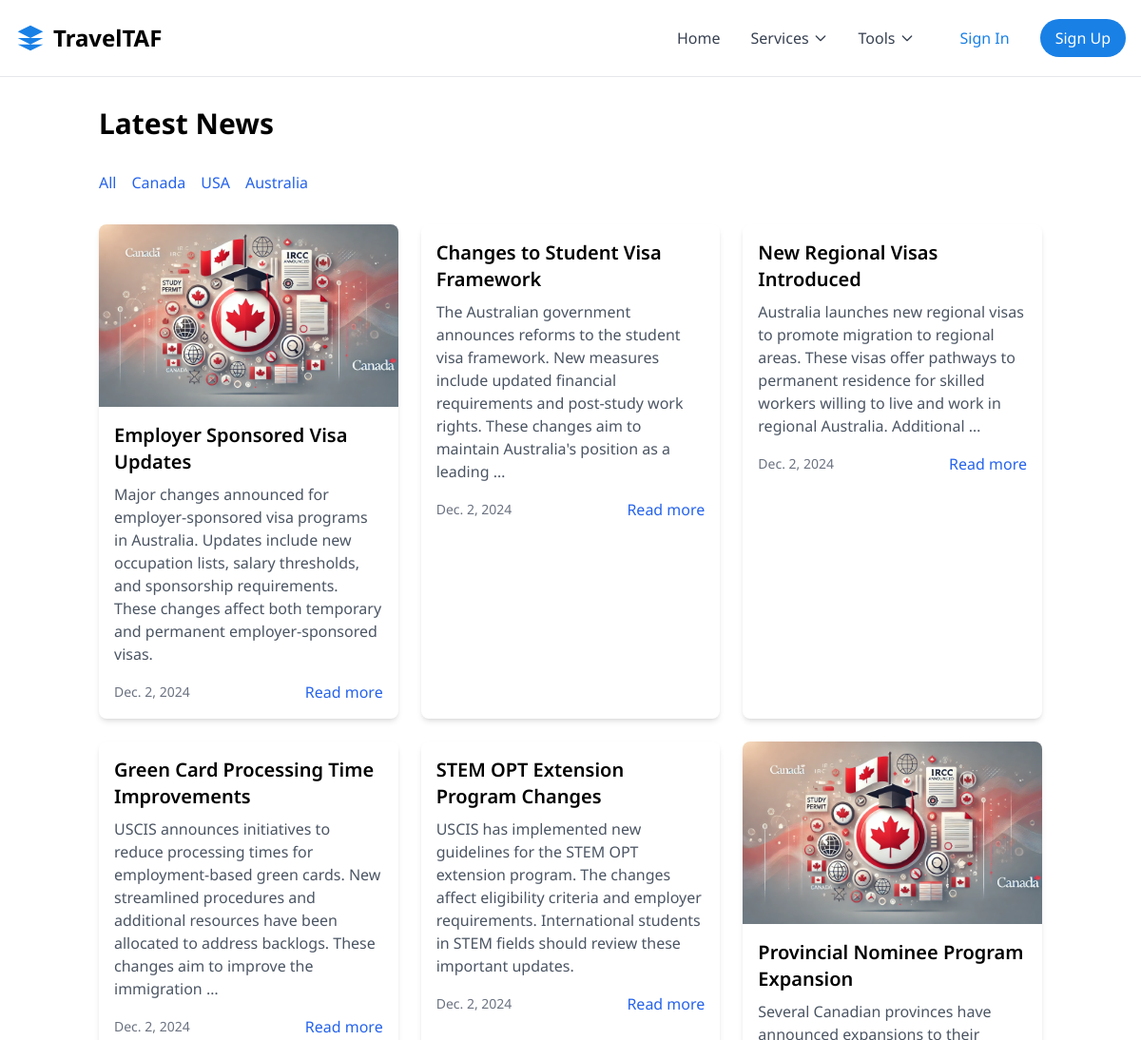
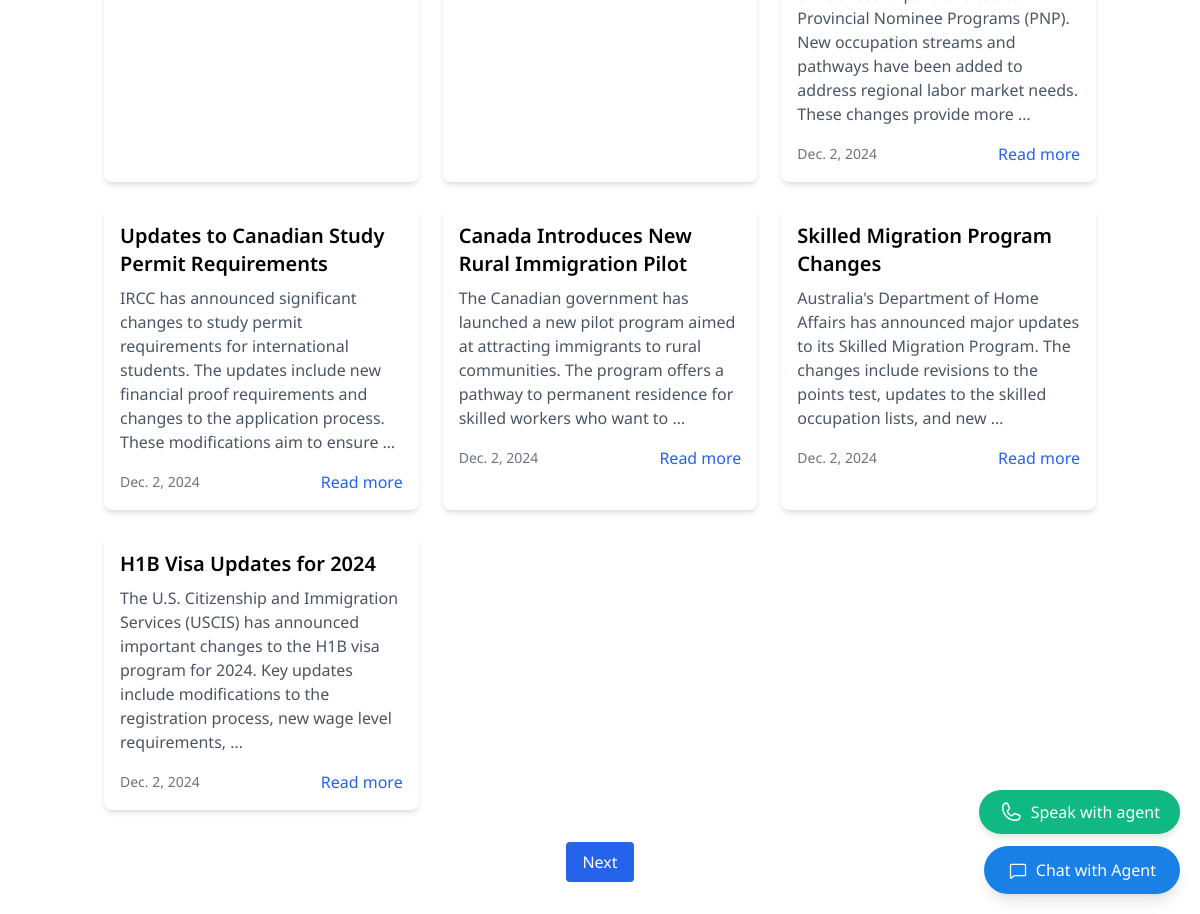
Before: /news/ with the older database file (2 pictures, top to bottom).
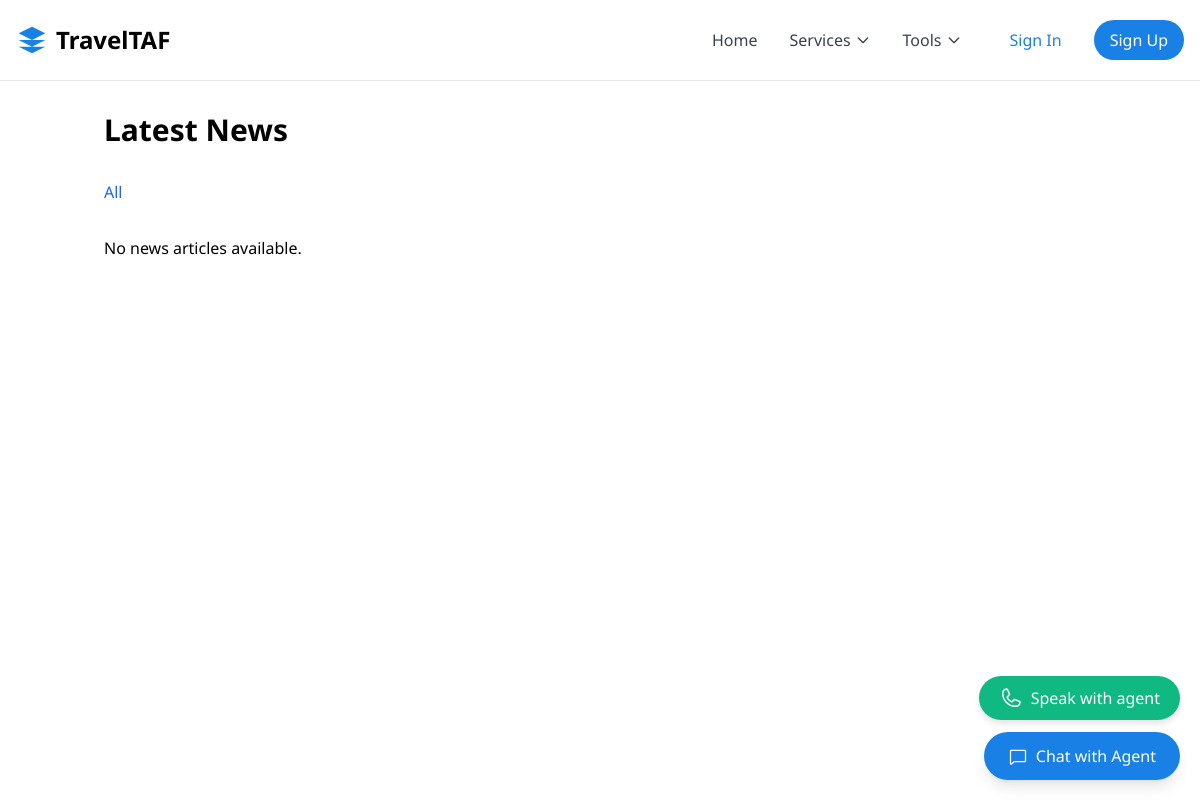
After: the same page with the newer database file.
### news/models.py (models this page shows, shortened)
class NewsCategory(models.Model):
    name = models.CharField(max_length=100)
    slug = models.SlugField(unique=True)
    description = models.TextField(blank=True)
    class Meta:
        verbose_name_plural = "News Categories"

class News(models.Model):
    title = models.CharField(max_length=255)
    slug = models.SlugField(unique=True)
    content = models.TextField()
    category = models.ForeignKey(NewsCategory, on_delete=models.CASCADE, related_name='news')
    published_date = models.DateTimeField(auto_now_add=True)
    updated_date = models.DateTimeField(auto_now=True)
    author = models.CharField(max_length=100)
    image = models.ImageField(upload_to='news_images/', null=True, blank=True)
    is_featured = models.BooleanField(default=False)
    is_published = models.BooleanField(default=True)
    class Meta:
        verbose_name_plural = "News Articles"
        ordering = ['-published_date']
    def get_absolute_url(self):
        return reverse('news:detail', kwargs={'slug': self.slug})

### news/views.py (the view)
# urls.py: path('', views.NewsListView.as_view(), name='list'),
class NewsListView(ListView):
    model = News
    template_name = 'news/news_list.html'
    context_object_name = 'news_list'
    paginate_by = 10
    def get_queryset(self):
        category_slug = self.kwargs.get('category_slug')
        if category_slug:
            category = get_object_or_404(NewsCategory, slug=category_slug)
            return News.objects.filter(category=category, is_published=True)
        return News.objects.filter(is_published=True)
    def get_context_data(self, **kwargs):
        context = super().get_context_data(**kwargs)
        context['categories'] = NewsCategory.objects.all()
        return context

### templates/news/news_list.html (shortened to what this page needs)
{% extends 'base.html' %}
{% block content %}
<div class="container mx-auto px-4 py-8">
    <h1 class="text-3xl font-bold mb-8">Latest News</h1>
    <div class="mb-8">
        <div class="flex space-x-4">
            <a href="{% url 'news:list' %}" class="text-blue-600 hover:text-blue-800">All</a>
            {% for category in categories %}
            <a href="{% url 'news:category' category.slug %}" class="text-blue-600 hover:text-blue-800">
                {{ category.name }}
            </a>
            {% endfor %}
        </div>
    </div>
    <div class="grid grid-cols-1 md:grid-cols-2 lg:grid-cols-3 gap-6">
        {% for news in news_list %}
        <div class="bg-white rounded-lg shadow-md overflow-hidden">
            {% if news.image %}
            <img src="{{ news.image.url }}" alt="{{ news.title }}" class="w-full h-48 object-cover">
            {% endif %}
            <div class="p-4">
                <h2 class="text-xl font-semibold mb-2">{{ news.title }}</h2>
                <p class="text-gray-600 mb-4">{{ news.content|truncatewords:30 }}</p>
                <div class="flex justify-between items-center">
                    <span class="text-sm text-gray-500">{{ news.published_date|date }}</span>
                    <a href="{{ news.get_absolute_url }}" class="text-blue-600 hover:text-blue-800">Read more</a>
                </div>
            </div>
        </div>
        {% empty %}
        <p>No news articles available.</p>
        {% endfor %}
    </div>
    {% if is_paginated %}
    <div class="mt-8 flex justify-center">
        <div class="flex space-x-2">
            {% if page_obj.has_next %}
            <a href="?page={{ page_obj.next_page_number }}" class="px-4 py-2 bg-blue-600 text-white rounded">Next</a>
            {% endif %}
        </div>
    </div>
    {% endif %}
</div>
{% endblock %}

### templates/base.html (shortened to what this page needs)
{% load static %}
<!DOCTYPE html>
<html lang="en">
<head>
    <script src="https://cdn.tailwindcss.com"></script>
    <link href="{% static 'css/index.css' %}" rel="stylesheet">
</head>
<body class="bg-white min-h-screen flex flex-col">
    <header>
        {% include 'home/sections/nav.html' %}
    </header>
    <main class="flex-1 mt-20">
        {% block content %}
        {% endblock %}
    </main>
    {% include 'home/chat_widget.html' %}
    <div id="callButton" class="speak-button">
        <span>Speak with agent</span>
    </div>
</body>
</html>

### templates/home/sections/nav.html (shortened to what this page needs)
<nav class="fixed w-full z-50 bg-white/80 backdrop-blur-md border-b">
    <div class="max-w-7xl mx-auto">
        <div class="flex items-center justify-between h-20 px-4">
            <div class="flex items-center space-x-2">
                <a href="{% url 'main:home' %}" class="flex items-center space-x-2">
                    <svg xmlns="http://www.w3.org/2000/svg" class="h-8 w-8 text-[#1980e6]" viewBox="0 0 24 24" fill="currentColor">
                        <path d="M12 2L2 7l10 5 10-5-10-5zM2 17l10 5 10-5M2 12l10 5 10-5"></path>
                    </svg>
                    <span class="text-2xl font-bold">TravelTAF</span>
                </a>
            </div>
            <div class="hidden md:flex items-center space-x-8">
                <a href="{% url 'main:home' %}" class="text-gray-700 hover:text-[#1980e6] transition-colors">Home</a>
                <div class="relative group">
                    <button class="flex items-center text-gray-700 hover:text-[#1980e6] transition-colors">
                        Services
                        <svg xmlns="http://www.w3.org/2000/svg" class="h-4 w-4 ml-1 transform group-hover:rotate-180 transition-transform" fill="none" viewBox="0 0 24 24" stroke="currentColor">
                            <path stroke-linecap="round" stroke-linejoin="round" stroke-width="2" d="M19 9l-7 7-7-7" />
                        </svg>
                    </button>
                </div>
                <div class="relative group">
                    <button class="flex items-center text-gray-700 hover:text-[#1980e6] transition-colors">
                        Tools
                        <svg xmlns="http://www.w3.org/2000/svg" class="h-4 w-4 ml-1 transform group-hover:rotate-180 transition-transform" fill="none" viewBox="0 0 24 24" stroke="currentColor">
                            <path stroke-linecap="round" stroke-linejoin="round" stroke-width="2" d="M19 9l-7 7-7-7" />
                        </svg>
                    </button>
                </div>
                <div class="flex items-center space-x-4">
                    <button class="px-4 py-2 text-[#1980e6] hover:bg-blue-50 rounded-full transition-colors">Sign In</button>
                    <button class="px-4 py-2 bg-[#1980e6] text-white rounded-full hover:bg-blue-700 transition-colors">Sign Up</button>
                </div>
            </div>
        </div>
    </div>
</nav>

### templates/home/chat_widget.html (shortened to what this page needs)
{% load static %}
<div class="chat-widget">
    <button id="chatToggle"
            class="bg-[#1980e6] text-white px-6 py-3 rounded-full hover:bg-blue-700 flex items-center gap-2 shadow-lg">
        <span>Chat with Agent</span>
    </button>
</div>

### static/css/index.css (style rules this page uses)
body { font-family: "Noto Serif", "Noto Sans", sans-serif; }
.chat-widget { position: fixed; bottom: 2rem; right: 2rem; z-index: 50; }
.hidden { display: none; }

### templates/base.html (style rules this page uses)
body { font-family: 'Noto Sans', sans-serif; }
.speak-button { position: fixed; bottom: 80px; right: 20px; background-color: #10B981; color: white; padding: 10px 20px; border-radius: 50px; box-shadow: 0 4px 6px rgba(0, 0, 0, 0.1); cursor: pointer; transition: background-color 0.3s; display: flex; align-items: center; gap: 8px; }
.chat-widget { position: fixed; bottom: 20px; right: 20px; z-index: 50; }

Changed rows visible on the page:
removed NewsCategory: name "Canada"
removed NewsCategory: name "USA"
removed NewsCategory: name "Australia"
removed News: image (picture), title "Employer Sponsored Visa Updates", content "Major changes announced for employer-sponsored visa programs in Australia. Updates include new occupation lists, salary thresholds, and sponsorship requirements. These changes affect both temporary and permanent employer-sponsored visas.", published_date "Dec. 2, 2024"
removed News: title "Changes to Student Visa Framework", content "The Australian government announces reforms to the student visa framework. New measures include updated financial requirements and post-study work rights. These changes aim to maintain Australia's position as a leading …", published_date "Dec. 2, 2024"
removed News: title "New Regional Visas Introduced", content "Australia launches new regional visas to promote migration to regional areas. These visas offer pathways to permanent residence for skilled workers willing to live and work in regional Australia. Additional …", published_date "Dec. 2, 2024"
removed News: title "Green Card Processing Time Improvements", content "USCIS announces initiatives to reduce processing times for employment-based green cards. New streamlined procedures and additional resources have been allocated to address backlogs. These changes aim to improve the immigration …", published_date "Dec. 2, 2024"
removed News: title "STEM OPT Extension Program Changes", content "USCIS has implemented new guidelines for the STEM OPT extension program. The changes affect eligibility criteria and employer requirements. International students in STEM fields should review these important updates.", published_date "Dec. 2, 2024"
removed News: image (picture), title "Provincial Nominee Program Expansion", content "Several Canadian provinces have announced expansions to their Provincial Nominee Programs (PNP). New occupation streams and pathways have been added to address regional labor market needs. These changes provide more …", published_date "Dec. 2, 2024"
removed News: title "Updates to Canadian Study Permit Requirements", content "IRCC has announced significant changes to study permit requirements for international students. The updates include new financial proof requirements and changes to the application process. These modifications aim to ensure …", published_date "Dec. 2, 2024"
removed News: title "Canada Introduces New Rural Immigration Pilot", content "The Canadian government has launched a new pilot program aimed at attracting immigrants to rural communities. The program offers a pathway to permanent residence for skilled workers who want to …", published_date "Dec. 2, 2024"
removed News: title "Skilled Migration Program Changes", content "Australia's Department of Home Affairs has announced major updates to its Skilled Migration Program. The changes include revisions to the points test, updates to the skilled occupation lists, and new …", published_date "Dec. 2, 2024"
removed News: title "H1B Visa Updates for 2024", content "The U.S. Citizenship and Immigration Services (USCIS) has announced important changes to the H1B visa program for 2024. Key updates include modifications to the registration process, new wage level requirements, …", published_date "Dec. 2, 2024"
Other visible differences:
text no longer shown: "Next"
text now shown: "No news articles available."
